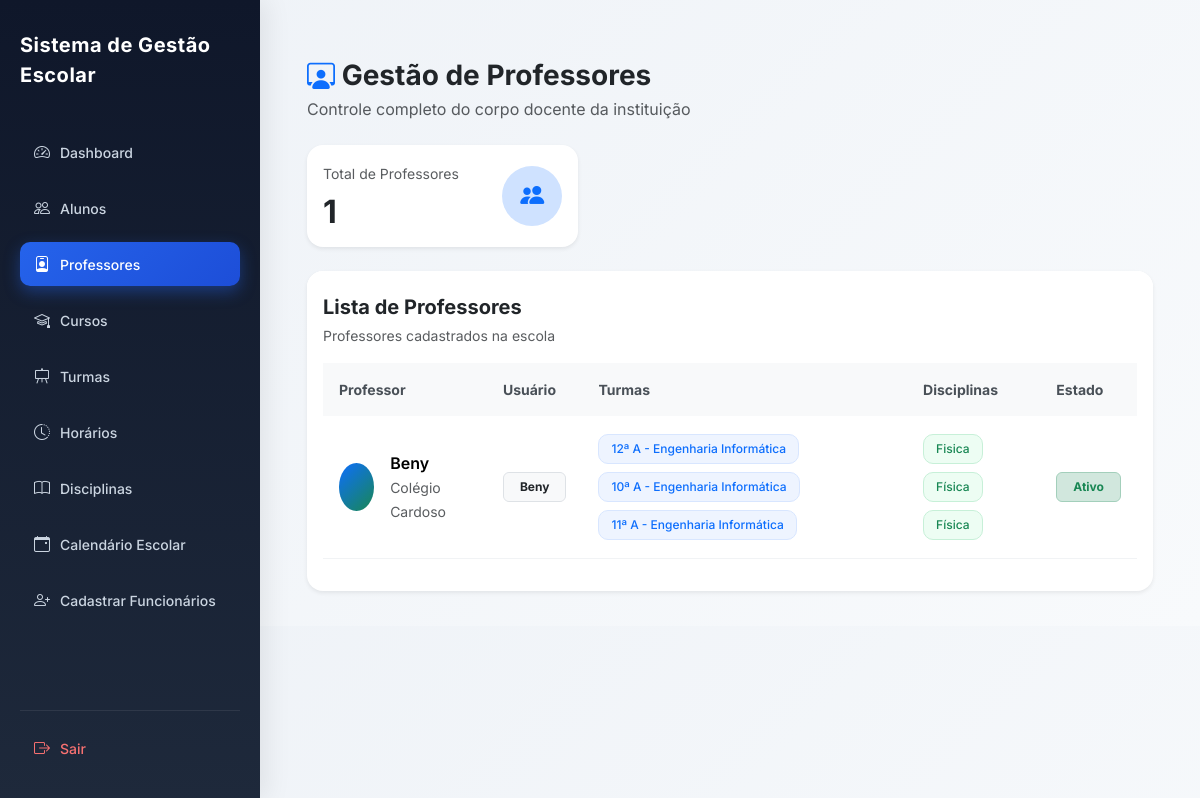
The page /professores/ (signed in) on the database as committed earlier.
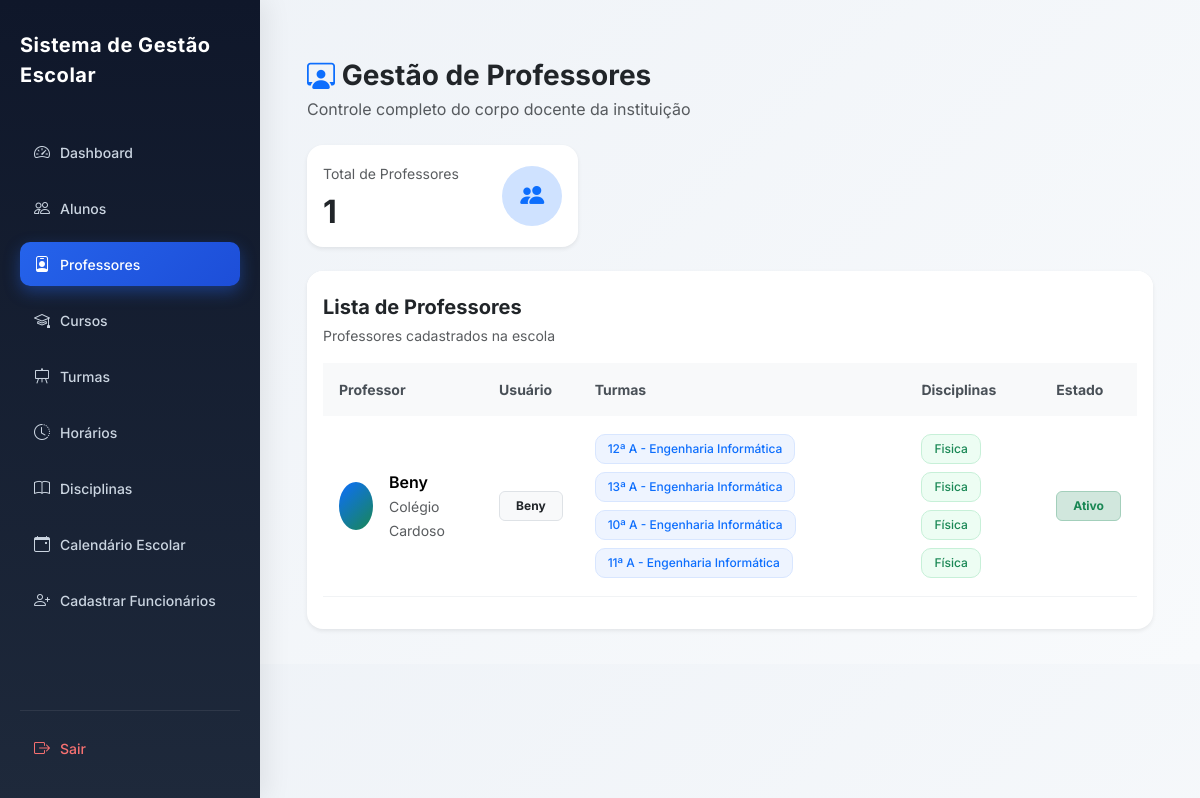
The same page on the database as committed later.
### users/models.py (models this page shows, shortened)
class User(AbstractUser):
    ROLE_CHOICES = (
        ('SUPERADMIN', 'Super Admin'),
        ('DIRETOR', 'Diretor'),
        ('PROFESSOR', 'Professor'),
        ('ALUNO', 'Aluno'),
        ('FINANCEIRO', 'Financeiro'),
        ('SECRETARIA', 'Secretaria'),
    )
    role = models.CharField(
        max_length=20,
        choices=ROLE_CHOICES,
        default='ALUNO'
    )
    ativo = models.BooleanField(default=True)
    escola = models.ForeignKey(
        'academic.Escola',
        on_delete=models.CASCADE,
        null=True,
        blank=True,
        related_name="usuarios"
    )
    criado_em = models.DateTimeField(auto_now_add=True)
    objects = UserManager()

### academic/models.py (models this page shows, shortened)
class Escola(models.Model):
    nome = models.CharField(
        "Nome da Escola",
        max_length=255
    )
    codigo = models.CharField(
        "Código da Escola",
        max_length=10,
        unique=True,
        blank=True,
        help_text="Código usado no login da escola"
    )
    logo = models.ImageField(
        upload_to='logos_escolas/',
        blank=True,
        null=True
    )
    endereco = models.CharField(
        "Endereço",
        max_length=255
    )
    telefone = models.CharField(
        "Telefone",
        max_length=20
    )
    nif = models.CharField(
        "NIF",
        max_length=14,
        blank=True,
        null=True,
        help_text="Número de Identificação Fiscal da escola"
    )
    email = models.EmailField(
        "Email da Escola",
        max_length=254,
        blank=True,
        null=True,
        help_text="Email oficial da escola"
    )
    plano = models.ForeignKey(
        "Plano",
        on_delete=models.SET_NULL,
        null=True,
        blank=True,
        related_name="escolas",
        verbose_name="Plano"
    )
    data_expiracao = models.DateField(
        "Data de Expiração do Plano",
        null=True,
        blank=True
    )
    ativo = models.BooleanField(
        "Ativo",
        default=True
    )
    criada_em = models.DateTimeField(
        "Criada em",
        auto_now_add=True
    )
    class Meta:
        verbose_name = "Escola"
        verbose_name_plural = "Escolas"
        ordering = ["nome"]

class Disciplina(models.Model):
    nome = models.CharField(max_length=90)
    turma = models.ForeignKey(
        Turma,
        on_delete=models.CASCADE,
        related_name="disciplinas"
    )
    professor = models.ForeignKey(
        settings.AUTH_USER_MODEL,
        on_delete=models.CASCADE,
        limit_choices_to={'role': 'PROFESSOR'},
        related_name="disciplinas"
    )
    escola = models.ForeignKey(
        Escola,
        on_delete=models.CASCADE,
        related_name="disciplinas"
    )
    criada_em = models.DateTimeField(auto_now_add=True)
    class Meta:
        unique_together = ('nome', 'turma', 'escola')
        ordering = ["nome"]

class Turma(models.Model):
    CLASSE_CHOICES = [
        ('4', '4ª Classe'),
        ('5', '5ª Classe'),
        ('6', '6ª Classe'),
        ('7', '7ª Classe'),
        ('8', '8ª Classe'),
        ('9', '9ª Classe'),
        ('10', '10ª Classe'),
        ('11', '11ª Classe'),
        ('12', '12ª Classe'),
        ('13', '13ª Classe'),
    ]
    TURNOS = [
        ('MANHA', 'Manhã'),
        ('TARDE', 'Tarde'),
        ('NOITE', 'Noite'),
    ]
    classe = models.CharField(
        max_length=10,
        choices=CLASSE_CHOICES,
        verbose_name="Classe"
    )
    curso = models.ForeignKey(
        'Curso',
        on_delete=models.SET_NULL,
        null=True,
        blank=True,
        related_name="turmas",
        verbose_name="Curso"
    )
    identificador = models.CharField(
        max_length=5,
        verbose_name="Identificador"
    )
    turno = models.CharField(
        max_length=10,
        choices=TURNOS,
        default='MANHA',
        verbose_name='Turno'
    )
    ano_letivo = models.ForeignKey(
        'AnoLetivo',
        on_delete=models.CASCADE,
        related_name="turmas",
        verbose_name="Ano Letivo"
    )
    escola = models.ForeignKey(
        'Escola',
        on_delete=models.CASCADE,
        related_name="turmas",
        verbose_name="Escola"
    )
    professor = models.ForeignKey(
        settings.AUTH_USER_MODEL,
        on_delete=models.SET_NULL,
        related_name="turmas",
        limit_choices_to={"role": "PROFESSOR"},
        null=True,
        blank=True,
        verbose_name="Professor"
    )
    criada_em = models.DateTimeField(
        auto_now_add=True,
        verbose_name="Data de Criação"
    )
    class Meta:
        constraints = [
            models.UniqueConstraint(
                fields=['classe', 'identificador', 'turno', 'ano_letivo', 'escola', 'curso'],
                name='unique_turma_por_curso'
            )
        ]
        verbose_name = "Turma"
        verbose_name_plural = "Turmas"

class Curso(models.Model):
    nome = models.CharField(
        max_length=90,
        unique=True,
        verbose_name="Curso"
    )
    descricao = models.TextField(
        blank=True,
        null=True
    )
    escola = models.ForeignKey(
        'Escola',
        on_delete=models.CASCADE,
        related_name='cursos'
    )
    criado_em = models.DateTimeField(auto_now_add=True)
    class Meta:
        verbose_name = "Curso"
        verbose_name_plural = "Cursos"

### core/views.py (the view)
# urls.py: path('professores/', views.lista_professores, name='professores'),
@login_required
def lista_professores(request):
    escola = get_escola(request)
    if not escola:
        return redirect("dashboard")
    professores = User.objects.filter(
        role="PROFESSOR",
        escola=escola
    ).prefetch_related(
        Prefetch(
            "disciplinas",
            queryset=Disciplina.objects.select_related(
                "turma",
                "turma__curso"
            )
        )
    ).annotate(
        total_turmas=Count("disciplinas__turma", distinct=True),
        total_disciplinas=Count("disciplinas", distinct=True),
    ).order_by(
        "first_name",
        "username"
    )
    total_professores = professores.count()
    return render(request, "professores.html", {
        "professores": professores,
        "total_professores": total_professores,
    })

### core/views.py (called while the page is built)
def get_escola(request):
    user = request.user
    if user.role == 'SUPERADMIN':
        escola_id = request.session.get('escola_id')
        if escola_id:
            return Escola.objects.filter(id=escola_id).first()
        return None
    return user.escola

### core/templates/professores.html (shortened to what the changed rows need)
{% extends 'base.html' %}
{% block content %}
<div class="container-fluid mt-4">
    <div class="row g-3 mb-4">
        <div class="col-md-4">
            <div class="card border-0 shadow-sm rounded-4 h-100">
                <div class="card-body">
                    <div class="d-flex justify-content-between align-items-center">
                        <div>
                            <h2 class="fw-bold mt-2 mb-0">
                                {{ total_professores }}
                            </h2>
                        </div>
                    </div>
                </div>
            </div>
        </div>
    </div>
    <div class="card border-0 shadow-sm rounded-4">
        <div class="card-body">
            <div class="table-responsive">
                <table class="table align-middle table-hover">
                    <thead>
                        <tr>
                            <th>Professor</th>
                            <th>Usuário</th>
                            <th>Turmas</th>
                            <th>Disciplinas</th>
                            <th>Estado</th>
                        </tr>
                    </thead>
                    <tbody>
                        {% for professor in professores %}
                        <tr>
                            <td>
                                <div class="d-flex align-items-center gap-3">
                                    <div class="avatar-circle">
                                    </div>
                                    <div>
                                        <div class="fw-semibold">
                                            {{ professor.get_full_name|default:professor.username }}
                                        </div>
                                        <small class="text-muted">
                                            {{ professor.escola.nome }}
                                        </small>
                                    </div>
                                </div>
                            </td>
                            <td>
                                <span class="badge bg-light text-dark border px-3 py-2">
                                    {{ professor.username }}
                                </span>
                            </td>
                            <td>
                                {% if professor.disciplinas.all %}
                                    <div class="d-flex flex-wrap gap-2">
                                        {% for disciplina in professor.disciplinas.all %}
                                            {% if disciplina.turma %}
                                            <span class="badge turma-badge">
                                                {{ disciplina.turma.classe }}ª
                                                {{ disciplina.turma.identificador }}
                                                {% if disciplina.turma.curso %}
                                                    - {{ disciplina.turma.curso.nome }}
                                                {% endif %}
                                            </span>
                                            {% endif %}
                                        {% endfor %}
                                    </div>
                                {% else %}
                                    <span class="text-muted">
                                        Sem turmas
                                    </span>
                                {% endif %}
                            </td>
                            <td>
                                {% if professor.disciplinas.all %}
                                    <div class="d-flex flex-wrap gap-2">
                                        {% for disciplina in professor.disciplinas.all %}
                                            <span class="badge disciplina-badge">
                                                {{ disciplina.nome }}
                                            </span>
                                        {% endfor %}
                                    </div>
                                {% else %}
                                    <span class="text-muted">
                                        Nenhuma disciplina
                                    </span>
                                {% endif %}
                            </td>
                            <td>
                                <span class="badge bg-success-subtle text-success border border-success-subtle px-3 py-2">
                                    Ativo
                                </span>
                            </td>
                        </tr>
                        {% endfor %}
                    </tbody>
                </table>
            </div>
        </div>
    </div>
</div>
{% endblock %}

Rows that differ between the two databases and show on the page:
added Disciplina: turma.classe "13", turma.identificador "A", turma.curso.nome "Engenharia Informática", nome "Fisica"
